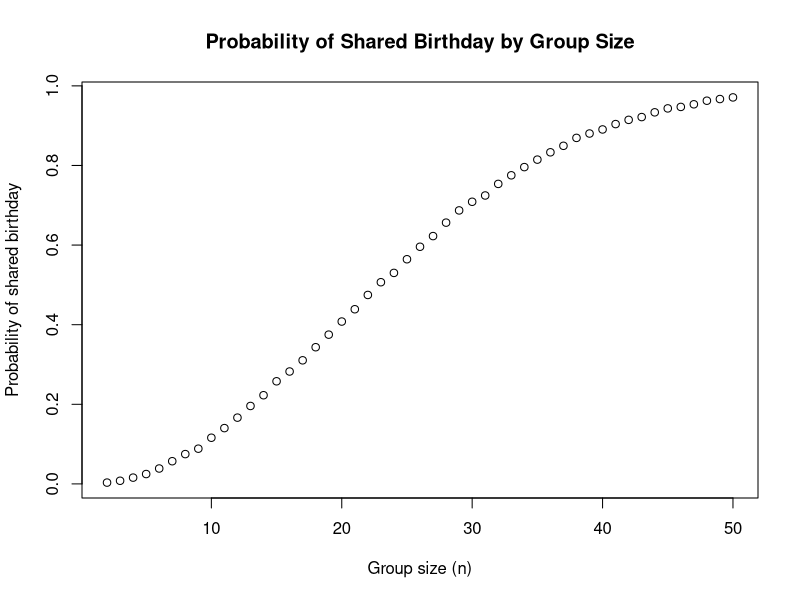

Write R code to recreate this figure.
## ---- chunk 1
library(tidyverse)
library(broom)
## ---- chunk 2
#Writting bithrday loop function
birthday <- function(x) {
  birthday <- sample(1:365, size=x, replace=TRUE)
  
  #check duplicates 
  any(duplicated(birthday))
}

#Defining varibles 
set.seed(123)
group_sizes <- 2:50
n <- 10000

#Simulating birthday problem
results <- sapply(group_sizes, function(x) {
  mean(replicate(n, birthday(x)))
})

#Plot 
plot(group_sizes, results, type = "b",
     xlab = "Group size (n)",
     ylab = "Probability of shared birthday",
     main = "Probability of Shared Birthday by Group Size")
## ---- chunk 3
# Setting fixed design element n = 30, and sigma=5, muu=0
set.seed(123)
n <- 30
sigma <- 5
muu_value <- 0:6
nsim <- 5000

#Creating a function that is easier 
mean_p <- function(mu, n, sigma, nsim) {
  sim_data <- replicate(nsim, {
    x <- rnorm(n, mean = mu, sd = sigma)
    ttest <- t.test(x, mu = 0)
    #Saving in table
    tibble(
      mean = mean(x),
      p_value = ttest$p.value,
      mu = mu)
    }, simplify = FALSE) %>% 
    bind_rows()
}

# Run the simulation 
sim_data <- map_df(muu_value, ~ mean_p(.x, n, sigma, nsim))

# Power Calculation 
power_results <- sim_data %>%
  group_by(mu) %>%
  summarize(power = mean(p_value <0.05), .groups = 'drop')
